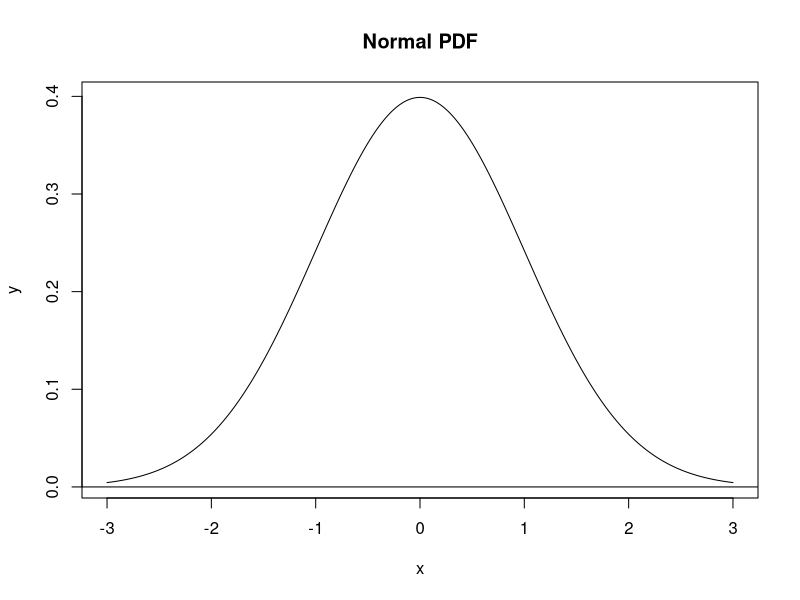
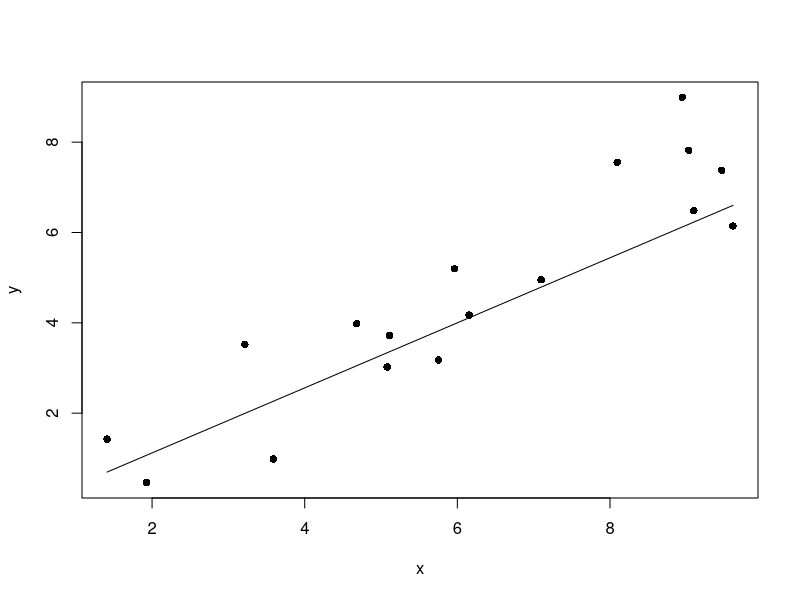
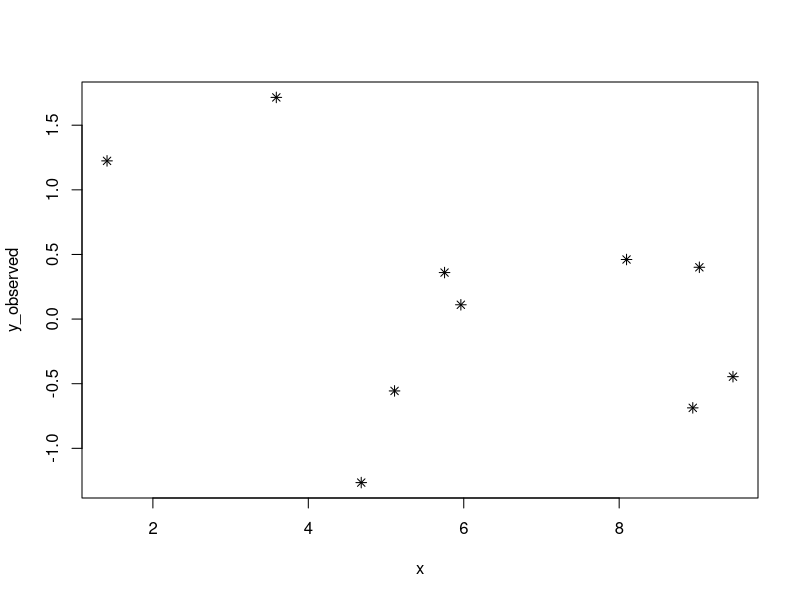
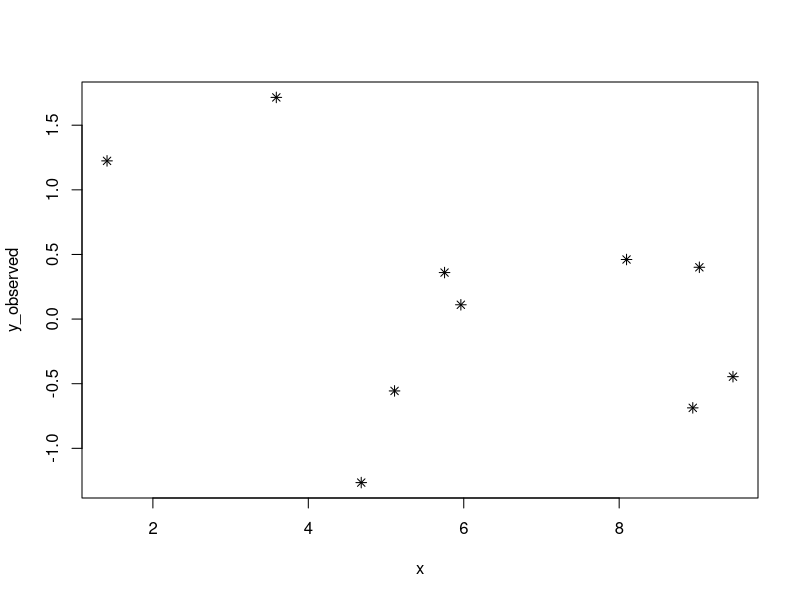
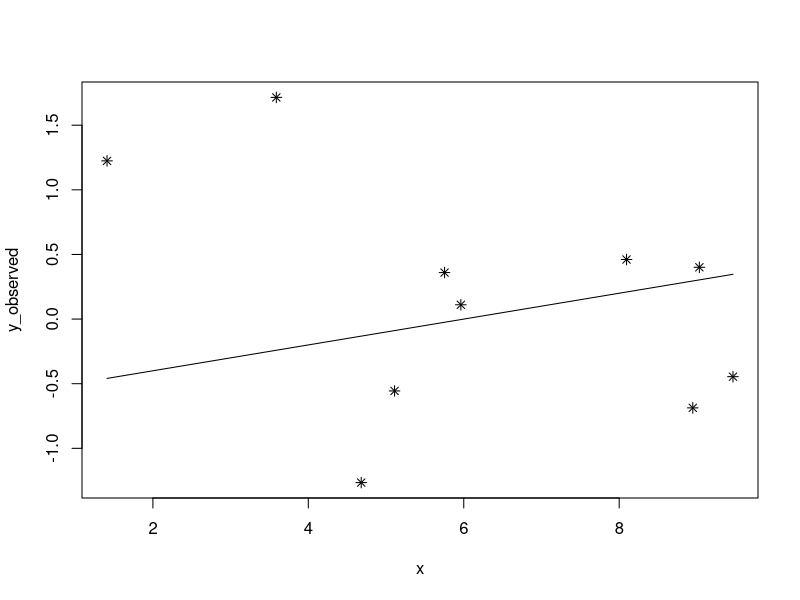
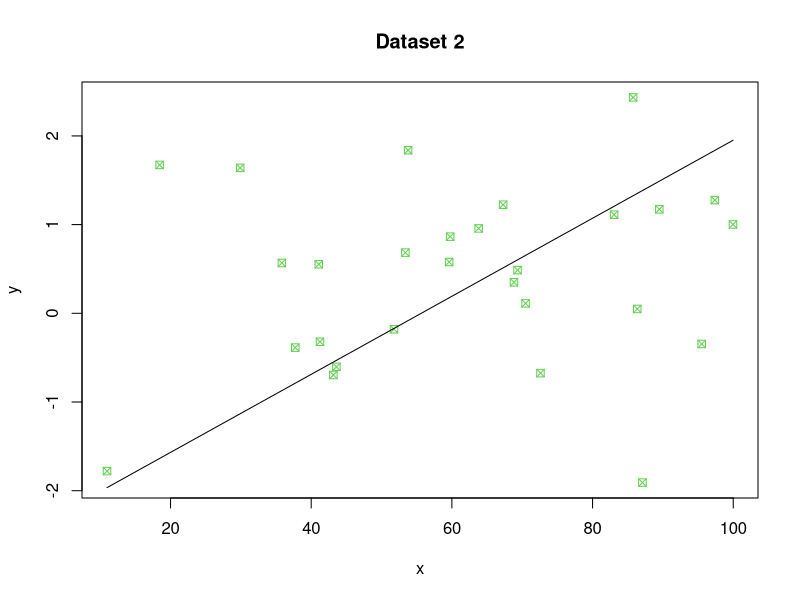
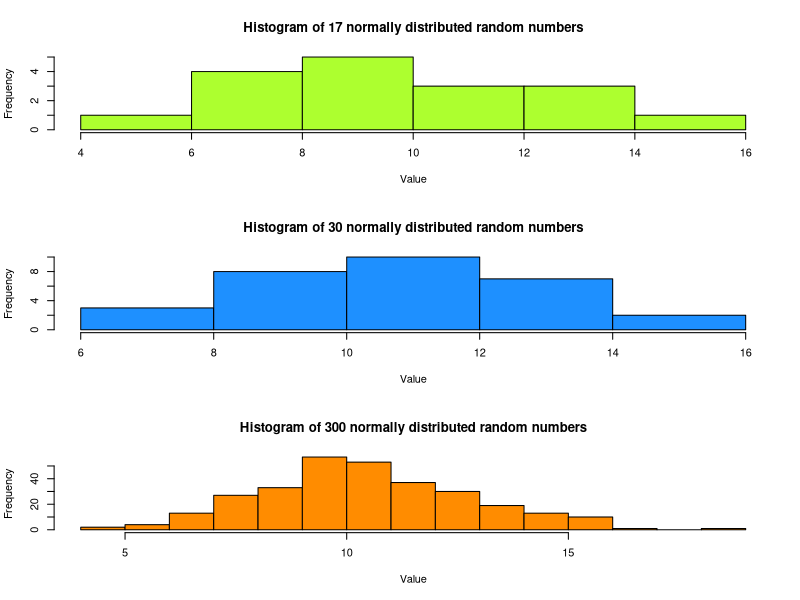
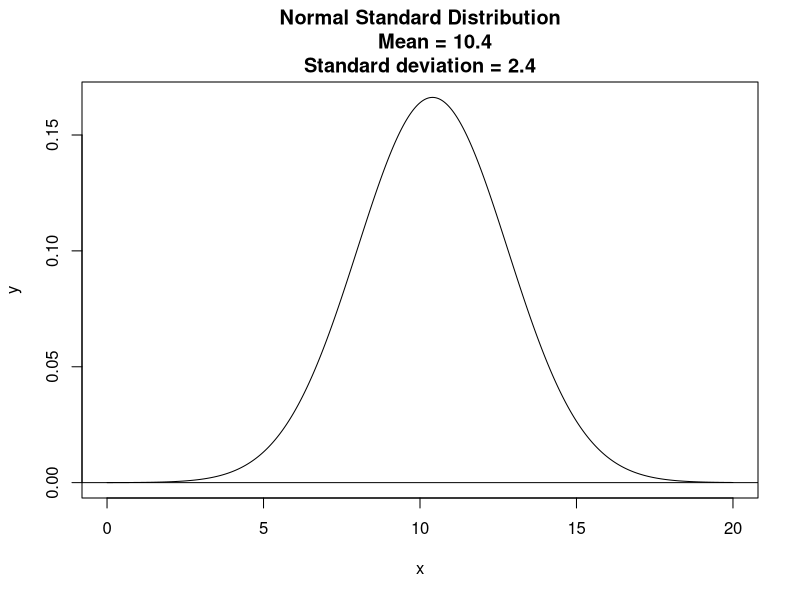

These figures' R source, in order: (Note: this script raises an error after producing the figures.)
getwd()
setwd("/Users/Roberto/Documents/R/eco_634_2020/lab_04")
getwd()

dnorm(x = -1.96, mean = 0, sd = 1)
pnorm(q = -1.96, mean = 0, sd = 1)

dnorm(x = -1,mean = 0, sd = 1)
pnorm(q = -1,mean = 0, sd = 1)

dnorm(x = 0,mean = 0, sd = 1)
pnorm(q = 0,mean = 0, sd = 1)

dnorm(x = 1.96,mean = 0, sd = 1)
pnorm(q = 1.96,mean = 0, sd = 1)

# Generate a vector of x-values
?seq
?dnorm
?abline
x = seq(-3, 3, length.out = 1000)
y = dnorm(x)

plot(x, y, main = "Normal PDF", type = "l")
abline(h = 0)

?set.seed
set.seed(123)
n = 17
slope = 0.7
intcp = 0.2

guess_x = 6
guess_y = 4
guess_slope = 0.72

x = runif(n = n, min = 1, max = 10)
y = rnorm(n = n, mean = slope * x + intcp)
?runif
?rnorm

line_point_slope = function(x, x1, y1, slope)
{
  get_y_intercept = 
    function(x1, y1, slope) 
      return(-(x1 * slope) + y1)
  
  linear = 
    function(x, yint, slope) 
      return(yint + x * slope)
  
  return(linear(x, get_y_intercept(x1, y1, slope), slope))
}


plot(x, y, pch = 16)
curve(line_point_slope(x, guess_x, guess_y, guess_slope), add = T)

set.seed(123)
n_pts = 10
x_min = 1
x_max = 10
x = runif(n = n_pts, min = x_min, max = x_max)

dat = data.frame(x = x, y_observed = rnorm(n_pts))

plot(y_observed ~ x, data = dat, pch = 8)
?plot

set.seed(123)
n_pts = 10
x_min = 1
x_max = 10
x = runif(n = n_pts, min = x_min, max = x_max)

dat = data.frame(x = x, y_observed = rnorm(n_pts))

plot(y_observed ~ x, data = dat, pch = 8)

guess_x = 6
guess_y = 0
guess_slope = 0.1

plot(y_observed ~ x, data = dat, pch = 8)
curve(line_point_slope(x, guess_x, guess_y, guess_slope), add = T)

line_point_slope(dat$x, guess_x, guess_y, guess_slope)

y_predicted = line_point_slope(dat$x, guess_x, guess_y, guess_slope)
y_predicted

dat$y_predicted <- y_predicted
dat

?abs

resids = dat$y_observed-dat$y_predicted
resids

dat$resids <- resids

dat

#Question 1: Random Normal 1
#Directions:
  
# Create three vectors of normally-distributed random numbers, norm_17, norm_30, and norm_300.
#You should tell R that you want your random deviates have a mean of 10.4 and a standard deviation of 2.4.
#norm_17 should have 17 elements, norm_30 should have 30 elements, and norm_300 should have 300 elements.

?rnorm

mean1 = 10.4
sd1 = 2.4

norm_17 <- rnorm(n = 17,mean = mean1, sd = sd1)
norm_17

norm_30 <- rnorm(n = 30,mean = mean1, sd = sd1)
norm_30

norm_300 <- rnorm(n = 300,mean = mean1, sd = sd1)
norm_300

#Q1 Paste the R code you used to create your vectors into the text entry box.

#Question 2: Random Normal 1B
#Directions:
  
#Create a figure including histograms of your vectors norm_17, norm_30, and norm_300.
#The three histograms should all be on the same figure, arranged vertically (3 rows, 1 column).
#Each histogram must have an informative title that indicates how many randomly generated data points were used to build the histogram.
#Save your figure to a file called lab_04_hist_01.png.
#Your figure should be 1400 pixels high, and 700 pixels wide.
#It should have a resolution of 180 dpi.

?png

png(
  "lab_04_hist_01.png", 
  width = 700, 
  height = 1400,
  units = "px",
  res = 180,
  bg = "transparent")

par(mfrow = c(3, 1))

hist(
  norm_17,
  main = "Histogram of 17 normally distributed random numbers",
  xlab = "Value",
  ylab = "Frequency",
  col = "greenyellow"
)

hist(
  norm_30,
  main = "Histogram of 30 normally distributed random numbers",
  xlab = "Value",
  ylab = "Frequency",
  col = "dodgerblue"
)

hist(
  norm_300,
  main = "Histogram of 300 normally distributed random numbers",
  xlab = "Value",
  ylab = "Frequency",
  col = "darkorange"
)


dev.off()

getwd()

#Q1 (2 pts) Paste the R code you used to create your figure into the text entry box.
#Q2 (1 pt) Upload your figure image file into the file upload box.
#You’ll need to check out the help entry for the appropriate arguments to png() to set the width, height, and resolution.
#If you get a strange gray border around your image, try setting the background color argument to transparent: bg = "transparent".

#Question 3: Normal Density 2
#Consider the figure with three histograms you created.

#Q1 Qualitatively describe the differences in the patterns you observe.
#Q2 Explain why they histograms are different.

#Question 4: Normal Density 3
#Remember the code I used to create a plot of the density function of a standard normal distribution:
  
#  Instructions

#Use the code above as a template to plot a density curve for a normal distribution with:
#  mean = 10.4
#standard deviation = 2.4
#Include an informative title that states the mean and standard deviation values you used.
# Generate a vector of x-values

mean1 = 10.4
sd1 = 2.4

png(
  "norm_1.png", 
  width = 1400, 
  height = 1100,
  units = "px",
  res = 180,
  bg = "transparent")

par(mfrow = c(1, 1))

x = seq(0, 20, length.out = 1000)
y = dnorm(x, mean = mean1, sd = sd1)

plot(x, y, main = "Normal Standard Distribution
     Mean = 10.4
Standard deviation = 2.4", type = "l")
abline(h = 0)

dev.off()

?dnorm

#Save your figure to a file called norm_1.png.
#Hint: check out the help entry for dnorm() for a description of the arguments.
#Q1 (1 pt). What are the parameters and their values for the standard Normal distribution?
#  Q2 (2 pts). Paste the R code you used to create and save your figure into the text-entry window.
#Q1 (1 pts). Paste the image file of your figure into the file entry box.

#Question 5: Simulated Data 1
#Instructions:
  
# Review the section of the lab instructions in which I created a data.frame of random data.
#Experiment with creating and plotting random data:
#  Try different numbers of points.
#Try different plotting characters.
#Try using set.seed() with different seed values.

set.seed(17)
n_pts1 = 10
x_min1 = 1
x_max1 = 10
x1 = runif(n = n_pts1, min = x_min1, max = x_max1)

dat1 = data.frame(x = x1, y_observed = rnorm(n_pts1))
dat1

set.seed(35)
n_pts2 = 28
x_min2 = 10
x_max2 = 100
x2 = runif(n = n_pts2, min = x_min2, max = x_max2)

dat2 = data.frame(x = x2, y_observed = rnorm(n_pts2))
dat2

set.seed(47)
n_pts3 = 55
x_min3 = 1
x_max3 = 100
x3 = runif(n = n_pts3, min = x_min3, max = x_max3)

dat3 = data.frame(x = x3, y_observed1 = rnorm(n_pts3))
dat3

set.seed(74)
n_pts4 = 111
x_min4 = 100
x_max4 = 1000
x4 = runif(n = n_pts4, min = x_min4, max = x_max4)

dat4 = data.frame(x = x4, y_observed1 = rnorm(n_pts4))
dat4

png("sim_data_scatterplots.png", width = 1300, height = 800)

par(mfrow = c(2, 2))
plot(dat1$x,
     dat1$y_observed,
     main = "Dataset 1
     10 x points from 1 to 10",
     xlab = "x",
     ylab = "y",
     col = 2,
     pch = 4)

plot(dat2$x,
     dat2$y_observed,
     main = "Dataset 2
     28 x points from 10 to 100",
     xlab = "x",
     ylab = "y",
     col = 3,
     pch = 7)

plot(dat3$x,
     dat3$y_observed,
     main = "Dataset 3
     55 x points from 1 to 100",
     xlab = "x",
     ylab = "y",
     col = 4,
     pch = 11)

plot(dat4$x,
     dat4$y_observed,
     main = "Dataset 4
     111 x points from 100 to 1000",
     xlab = "x",
     ylab = "y",
     col = 5,
     pch = 14)

dev.off()

#Create scatterplots of four of your favorite random data sets.
#Arrange your scatterplots in a single figure: it should be a 2 by 2 grid of scatterplot panels.
#Save your figure to a file called sim_data_scatterplots.png
#Q1 (3 pts.) Paste the R code you used to create one of the random datasets in your figure into the text entry box.
#Q2 (3 pts.) Paste the R code you used to create your figure into the text entry box.
#Q3 (1 pt.) Paste your figure file into the file entry box.

#Question 6: Model Fit 1
#Instructions:
  
#Choose one of your datasets from the previous question.
#Using the code in the lab walkthrough, visually fit a linear deterministic function through the data. Make sure you save your parameters to variables so you can use them in the next question.
#Create a plot of your simulated data and the line of your fitted model.

png("dataset_linear_function.png", width = 1300, height = 800)

par(mfrow = c(1, 1))

plot(dat2$x,
     dat2$y_observed,
     main = "Dataset 2
     28 x points from 10 to 100",
     xlab = "x",
     ylab = "y",
     col = 3,
     pch = 7
)

curve(
  line_point_slope(x, 
                   x1 = 67, 
                   y1 = 0.5, 
                   slope = 0.044), 
  add = TRUE
)

dev.off()

#Q1 (3 pts.) Paste the R code you used to fit your model.
#Q3 (1 pt.) Paste your figure file into the file entry box.

#Question 7: Residuals 1
#Instructions:
  
#Use the dataset you chose for the previous question.
#Using the code in the lab walkthrough, create a column of predicted y-values.
#Using the code in the lab walkthrough, create a column of residuals.

set.seed(35)
n_pts2 = 28
x_min2 = 10
x_max2 = 100
x2 = runif(n = n_pts2, min = x_min2, max = x_max2)

dat2 = data.frame(x = x2, y_observed = rnorm(n_pts2))
dat2

plot(dat2$x,
     dat2$y_observed,
     main = "Dataset 2",
     xlab = "x",
     ylab = "y",
     col = 3,
     pch = 7
)

curve(
  line_point_slope(x, 
                   x1 = 67, 
                   y1 = 0.5, 
                   slope = 0.044), 
  add = TRUE
)


dat2$y_predicted = line_point_slope(dat2$x, 
                               67, 
                               0.5, 
                               0.044)
y_predicted

dat2$y_predicted <- y_predicted
dat2

resids2 = dat2$y_observed-dat2$y_predicted
resids2

dat2$resids <- resids2

dat2

hist(dat2$resids)

plot(dat2$x,
     dat2$resids,
     main = "Dataset 2",
     xlab = "x",
     ylab = "y",
     col = 3,
     pch = 7
)

#Q1 (2 pts.) Paste the R code you used to create create the columns of predicted values and residuals.
